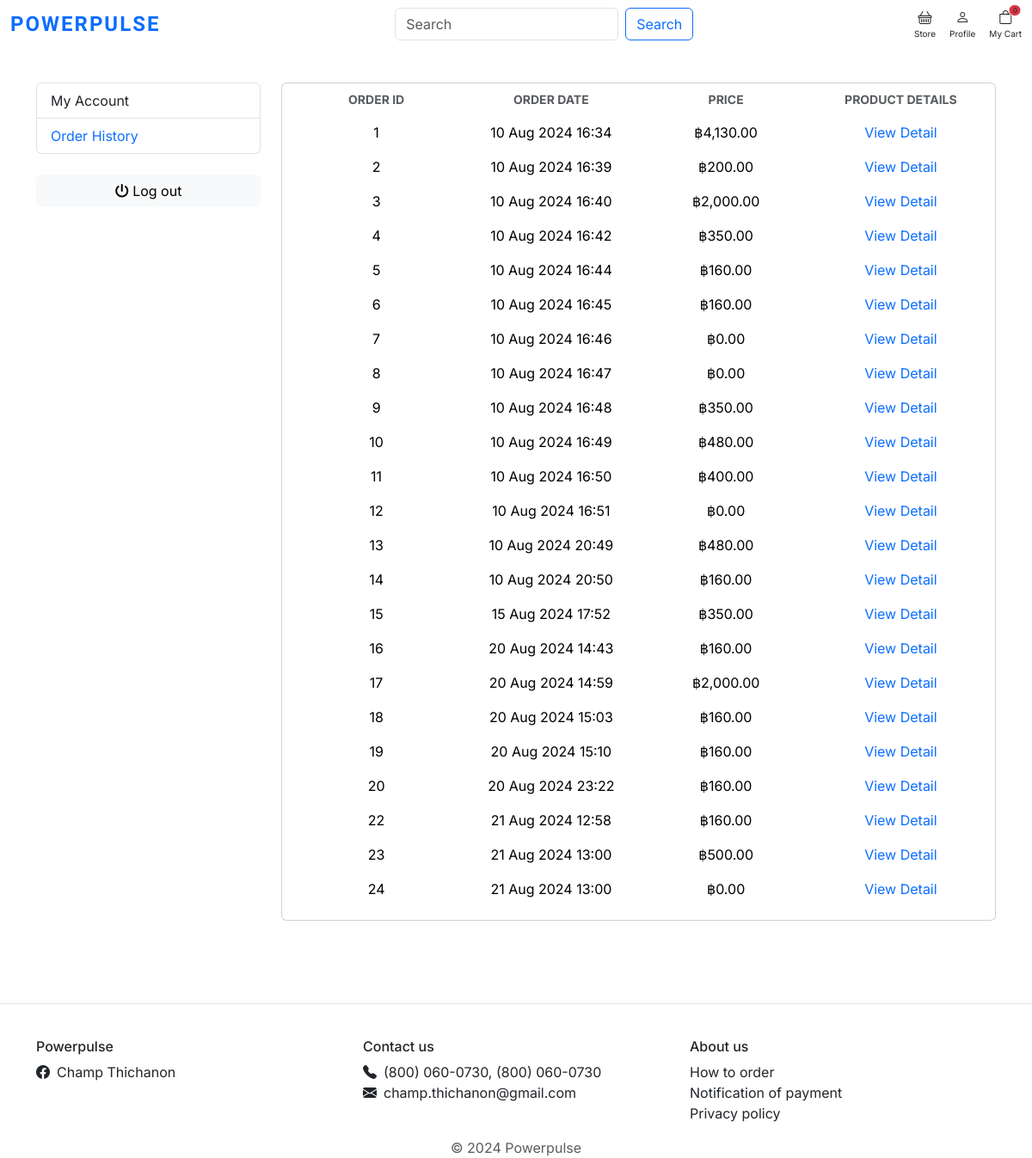
Before: /order_history/ (signed in) with the older database file.
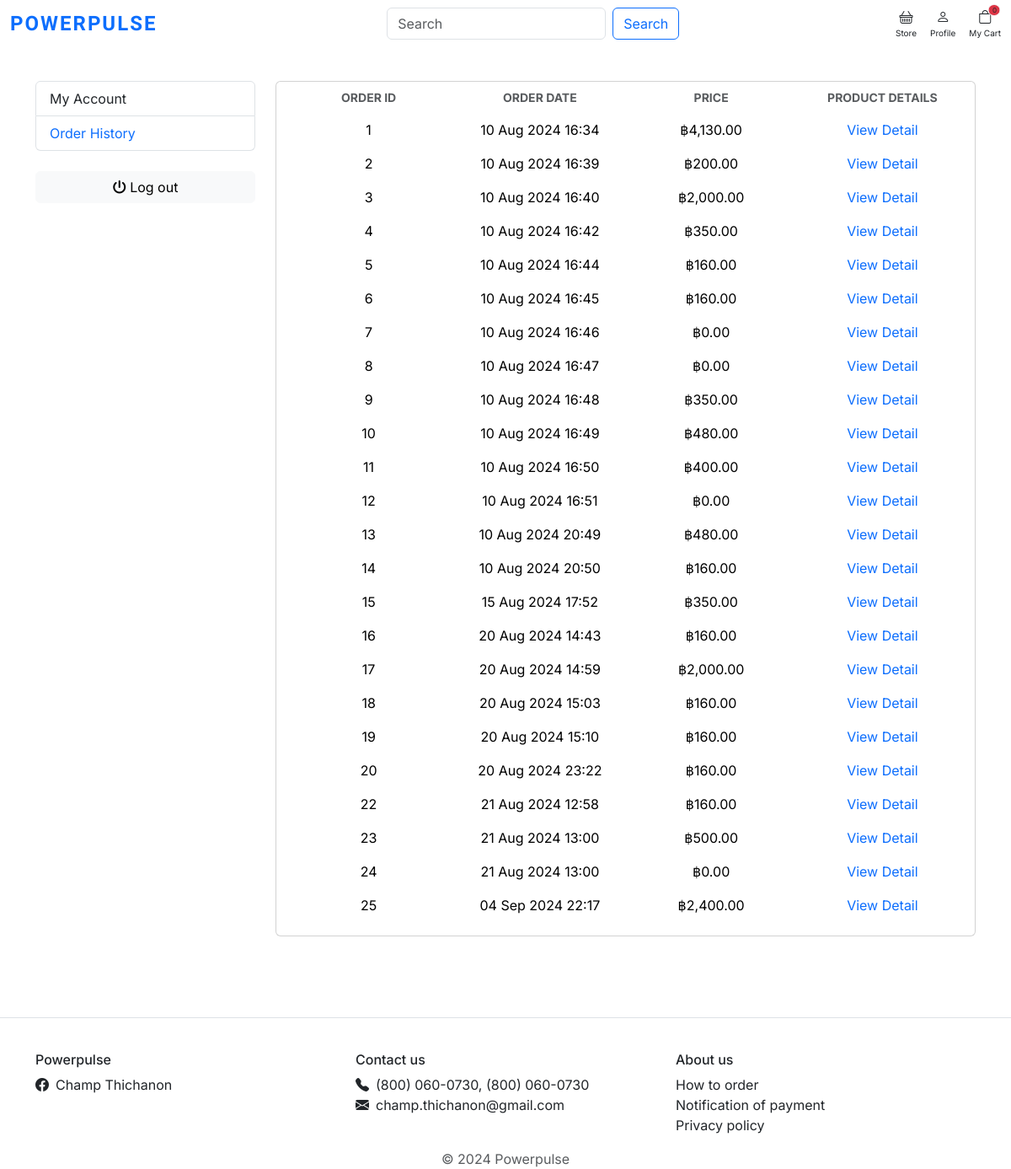
After: the same page with the newer database file.
### order/models.py (models this page shows, shortened)
class Order(models.Model):
    user = models.ForeignKey(Account, on_delete=models.CASCADE)
    created_at = models.DateTimeField(auto_now_add=True)
    payment_proof = models.FileField(
        upload_to="photos/payment_proof", null=True, blank=True
    )
    first_name = models.CharField(max_length=50)
    last_name = models.CharField(max_length=50)
    phone_number = models.CharField(max_length=50, blank=True, null=True)
    house_no = models.CharField(max_length=10)
    village_no = models.CharField(max_length=10, blank=True, null=True)
    lane = models.CharField(max_length=255, blank=True, null=True)
    road = models.CharField(max_length=255, blank=True, null=True)
    sub_district = models.CharField(max_length=100)
    district = models.CharField(max_length=100)
    province = models.CharField(max_length=100)
    postal_code = models.CharField(max_length=20)
    total = models.DecimalField(max_digits=10, decimal_places=2)

### order/views.py (the view)
# urls.py: path("order_history/", views.order_history, name="order_history"),
@login_required(login_url="/login")
def order_history(request):
    orders = Order.objects.filter(user=request.user)
    context = {
        "orders": orders,
    }
    return render(request, "profiles/order_history.html", context)

### carts/context_processors.py (called while the page is built)
def counter(request):
    cart_count = 0
    if "admin" in request.path:
        return {}
    else:
        try:
            cart = Cart.objects.filter(cart_id=_cart_id(request))
            cart_items = CartItem.objects.all().filter(cart=cart[:1])
            for cart_item in cart_items:
                cart_count += cart_item.quantity
        except Cart.DoesNotExist:
            cart_count = 0
    return dict(cart_count=cart_count)

### carts/views.py (called while the page is built)
def _cart_id(request):
    cart = (
        request.session.session_key
    )
    if not cart:
        cart = request.session.create()
    return cart

### category/context_processors.py (called while the page is built)
def menu_links(request):
    links = Category.objects.all()
    return dict(links=links)

### templates/profiles/order_history.html (shortened to what this page needs)
{% extends 'profiles/profile_layout.html' %}
{% load static %}
{% load humanize %}
{% block subcontent %}
<aside class="col-md-9">
    {% if orders %}
    <div class="card px-2">
        <table class="table table-borderless table-shopping-cart">
            <thead class="text-muted">
                <tr class="small text-uppercase">
                    <th scope="col" style="width:120px; " class="text-muted text-center">Order ID</th>
                    <th scope="col" style="width:120px; " class="text-muted text-center">Order Date</th>
                    <th scope="col" style="width:120px; " class="text-muted text-center">Price</th>
                    <th scope="col" class="rounded text-muted text-center   ">Product Details</th>
                </tr>
            </thead>
            {% for order in orders %}
            <tbody>
                <tr>
                    <td class="col text-center">
                        <span>{{order.id}}</span>
                    </td>
                    <td class="col-3">
                        <div class="price-wrap text-center d-flex flex-column">
                            <span>{{ order.created_at|date:"d M Y H:i" }}</span>
                        </div>
                    </td>
                    <td class="col-3">
                        <div class="price-wrap text-center d-flex flex-column">
                            <var class="price fst-normal">&#3647;{{order.total | intcomma}}</var>
                        </div>
                    </td>
                    <td class="col-3 text-center">
                        <a href="{% url 'order_detail' order.id %}" style="text-decoration: none;">View Detail</a>
                    </td>
                </tr>
            </tbody>
            {%endfor%}
        </table>
    </div>
    {% endif %}
</aside>
{% endblock subcontent %}

### templates/profiles/profile_layout.html (shortened to what this page needs)
{% extends 'base.html' %}
{% load static %}
{% block content %}
<div class="container my-5 py-5">
    <div class="row">
        <aside class="col-md-3">
            <ul class="list-group list-unstyled nav">
                <a class="list-group-item {%if request.path == '/my_account/' %}text-primary{% endif %}"
                    href="{% url 'my_account' %}">My Account</a>
                <a class="list-group-item {% if request.path == '/order_history/' %}text-primary {%endif%}"
                    href="{% url 'order_history' %}">Order History</a>
            </ul>
            <br>
            <a style="width: 100%;" class="btn btn-light btn-block" href="{% url 'logout'%}"><i
                    class="fa fa-power-off"></i>
                <span class="text">Log out</span> </a>
        </aside>
        {% block subcontent%}
        {% endblock subcontent%}
    </div>
</div>
{% endblock content %}

### templates/base.html (shortened to what this page needs)
{% load static %}
<!DOCTYPE html>
<html lang="en">
<head>
    <link rel="stylesheet" href="https://cdn.jsdelivr.net/npm/bootstrap@5.3.3/dist/css/bootstrap.min.css">
    <link rel="stylesheet" href="https://cdn.jsdelivr.net/npm/bootstrap-icons@1.11.3/font/bootstrap-icons.min.css">
    <link rel="stylesheet" href="https://cdnjs.cloudflare.com/ajax/libs/font-awesome/6.4.2/css/all.min.css">
    <link rel="stylesheet" href="{% static 'css/base.css' %}">
    <link rel="stylesheet" href="{% static 'css/text.css' %}">
    <link rel="stylesheet" href="{% static 'css/logo.css' %}">
</head>
<body>
    {% include 'includes/navbar.html' %}
    <main role="main" style="min-height: 70vh;">
        {% block content %}
        {% endblock %}
    </main>
    {% include 'includes/footer.html' %}
</body>
</html>

### templates/includes/navbar.html (shortened to what this page needs)
<nav class="navbar navbar-expand-lg bg-white fixed-top">
    <div class="container-fluid">
        <a class="navbar-logo me-3" href="{% url 'home' %}">POWERPULSE</a>
        <div class="collapse navbar-collapse" id="navbarSupportedContent">
            <form class="d-flex mx-auto mb-2 mb-lg-0" role="search" action="{% url 'search' %}" method="GET">
                <input class="form-control me-2 " type="search" placeholder="Search" name="keyword" aria-label="Search"
                    required>
                <button class="btn btn-outline-primary" type="submit">Search</button>
            </form>
            <div class="d-flex gap-3">
                <a class="nav-link d-flex flex-column align-items-center" href="{% url 'store' %}">
                    <i class="bi bi-basket"></i>
                    <span class="d-block" style="font-size: 10px;">Store</span>
                </a>
                {% if request.user.is_authenticated %}
                <a class="nav-link d-flex flex-column align-items-center" href="{% url 'my_account' %}">
                    <i class="bi bi-person"></i>
                    <span class="d-block" style="font-size: 10px;">Profile</span>
                </a>
                {% else %}
                <a href="{% url 'login' %}" class="nav-link d-flex flex-column align-items-center">
                    <i class="bi bi-person"></i>
                    <span class="d-block" style="font-size: 10px;">Login</span>
                </a>
                {% endif %}
                <a href="{% url 'cart' %}" class="nav-link d-flex flex-column align-items-center position-relative">
                    <i class="bi bi-bag"></i>
                    <span
                        class="position-absolute text-center translate-middle  bg-danger border border-light rounded-pill"
                        style="font-size: 8px; left: 80%; top: 10%; width: 15px;">
                        {{cart_count}}
                    </span>
                    <span class="d-block" style="font-size: 10px;">My Cart</span>
                </a>
            </div>
        </div>
    </div>
</nav>

### templates/includes/footer.html
<footer class="section-footer border-top">
    <div class="container">
        <section class="footer-top pb-0">
            <div class="row">
                <aside class="col-md">
                    <h6 class="title">Powerpulse</h6>
                    <ul class="list-unstyled">
                        <li><a href="#" class="nav-link"><i class="me-2 bi bi-facebook"></i>Champ
                            Thichanon</a></li>
                    </ul>
                </aside>
                <aside class="col-md">
                    <h6 class="title">Contact us</h6>
                    <ul class="list-unstyled">
                        <li><i class="me-2 bi bi-telephone-fill"></i>(800) 060-0730, (800) 060-0730</li>
                        <li><i class="me-2 bi bi-envelope-fill"></i>champ.thichanon@gmail.com</li>
                    </ul>
                </aside>
                <aside class="col-md">
                    <h6 class="title">About us</h6>
                    <ul class="list-unstyled ">
                        <li><a href="#" class="nav-link">How to order</a></li>
                        <li><a href="#" class="nav-link">Notification of payment</a></li>
                        <li><a href="#" class="nav-link">Privacy policy</a></li>
                    </ul>
                </aside>
            </div>
        </section>
        <section class="footer-bottom row p-0">
            <div class="col-md-12">
                <p class="text-muted m-0 text-center"> © 2024 Powerpulse </p>
            </div>
        </section>
    </div>
</footer>

### static/css/base.css (style rules this page uses)
html,body { margin: 0; }
.footer-top { padding-top: 40px; padding-bottom: 40px; }
.footer-bottom { padding-top: 20px; padding-bottom: 20px; }

### static/css/text.css (style rules this page uses)
body { font-family: "Inter", sans-serif; }

### static/css/logo.css (style rules this page uses)
.navbar-logo { font-family: "Prompt", sans-serif; }
.navbar-logo { color: #0d6efd; font-size: 24px; font-weight: 800; letter-spacing: 2px; text-decoration: none; }

Changed rows visible on the page:
added Order: id "25", created_at "04 Sep 2024 22:17", total "2,400.00"
